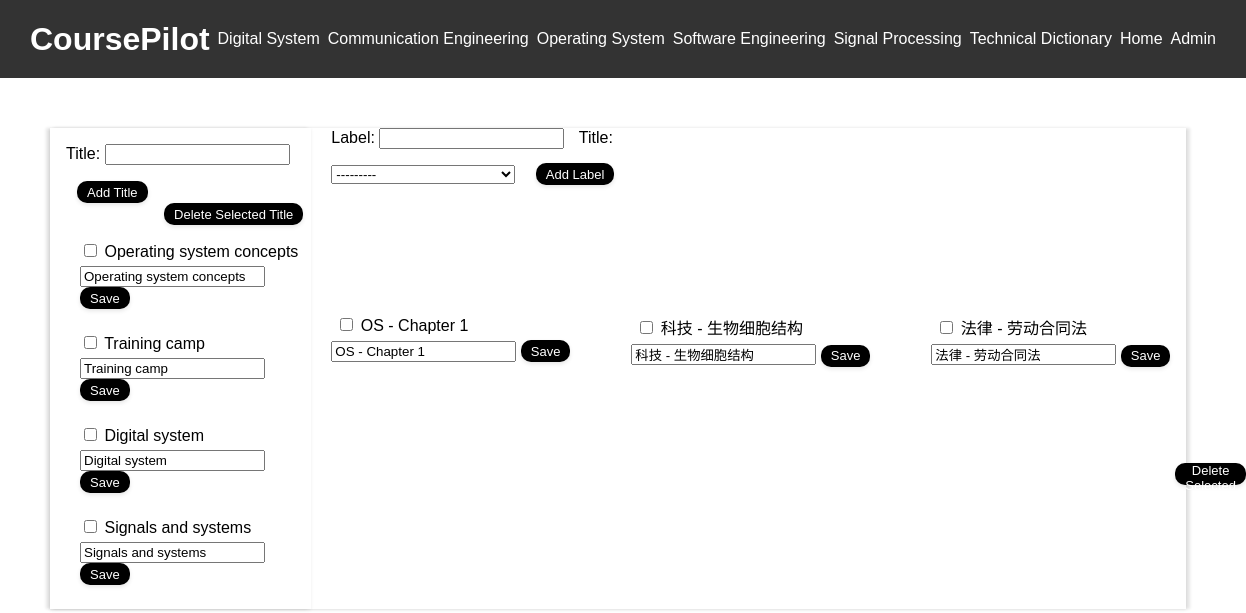
Before: /EDPage/technical_terms/ with the older database file.
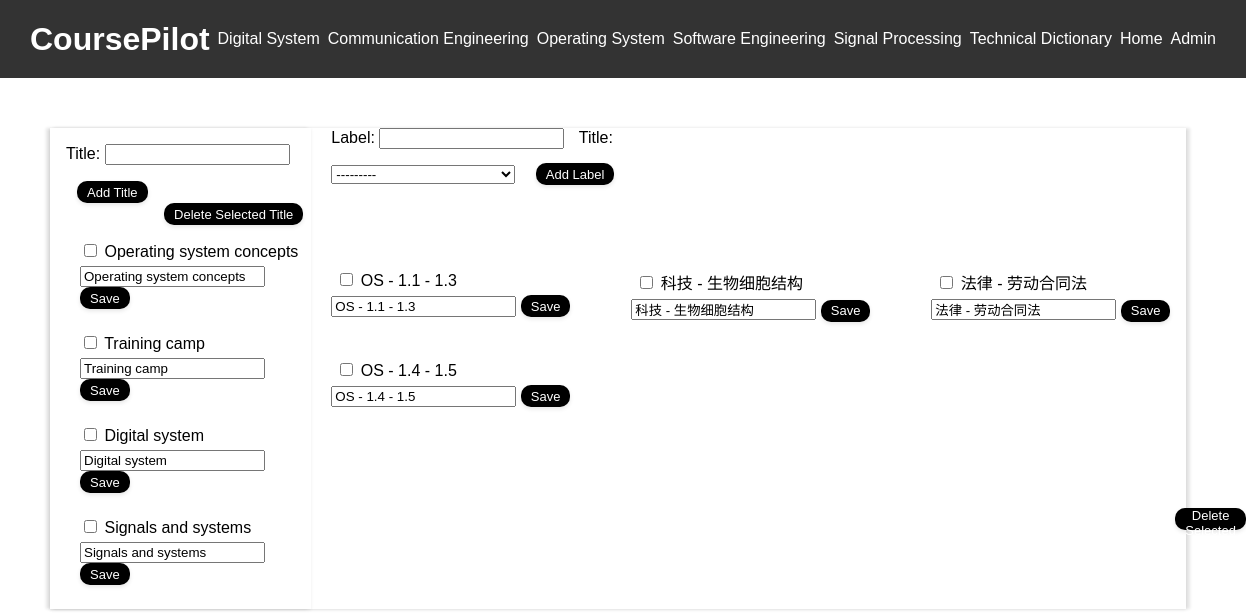
After: the same page with the newer database file.
### courses/models.py (models this page shows, shortened)
class OSTitle(models.Model):
    id = models.AutoField(primary_key=True)
    OSTitle = models.CharField(max_length=200, null=True)
    def __str__(self):
        return self.OSTitle

class OSLabel(models.Model):
    id = models.AutoField(primary_key=True)
    OSLabel = models.CharField(max_length=200, null=True)
    OSTitle = models.ForeignKey(OSTitle, related_name='OS_labels', on_delete=models.CASCADE)

### courses/views.py (the view)
# urls.py: path('EDPage/technical_terms/', views.technical_terms, name='technical_terms'),
def technical_terms(request):
    error_message = None
    if request.method == 'POST':
        if 'delete_titles' in request.POST:
            titles_to_delete = request.POST.getlist('titles_to_delete')
            if titles_to_delete:
                OSTitle.objects.filter(id__in=titles_to_delete).delete()
            return redirect('courses:technical_terms')
        if 'delete_labels' in request.POST:
            labels_to_delete = request.POST.getlist('labels_to_delete')
            if labels_to_delete:
                OSLabel.objects.filter(id__in=labels_to_delete).delete()
            return redirect('courses:technical_terms')
        if 'title_form' in request.POST:
            title_form = OSTitleForm(request.POST)
            if title_form.is_valid():
                title_form.save()
                return redirect('courses:technical_terms')
            label_form = OSLabelForm()
        elif 'label_form' in request.POST:
            label_form = OSLabelForm(request.POST)
            if label_form.is_valid():
                new_label = label_form.cleaned_data['OSLabel']
                if OSLabel.objects.filter(OSLabel=new_label).exists():
                    error_message = f"The label '{new_label}' already exists."
                else:
                    label_form.save()
                    return redirect('courses:technical_terms')
            title_form = OSTitleForm()
        elif 'edit_title' in request.POST:
            title_id = request.POST.get('title_id')
            new_title = request.POST.get('new_title')
            OSTitle.objects.filter(id=title_id).update(OSTitle=new_title)
            return redirect('courses:technical_terms')
        elif 'edit_label' in request.POST:
            label_id = request.POST.get('label_id')
            new_label = request.POST.get('new_label')
            if OSLabel.objects.filter(OSLabel=new_label).exists():
                error_message = f"The label '{new_label}' already exists."
            else:
                OSLabel.objects.filter(id=label_id).update(OSLabel=new_label)
            return redirect('courses:technical_terms')
    else:
        title_form = OSTitleForm()
        label_form = OSLabelForm()
    latest_Title_list = OSTitle.objects.all()
    latest_Label_list = OSLabel.objects.all()
    context = {
        "latest_Title_list": latest_Title_list,
        "latest_Label_list": latest_Label_list,
        "title_form": title_form,
        "label_form": label_form,
        "error_message": error_message
    }
    return render(request, 'courses/detailedCourse/technical_terms.html', context)

### courses/forms.py
class OSTitleForm(forms.ModelForm):
    class Meta:
        model = OSTitle
        fields = ['OSTitle']
        labels = {
            'OSTitle': 'Title',
        }

class OSLabelForm(forms.ModelForm):
    class Meta:
        model = OSLabel
        fields = ['OSLabel', 'OSTitle']
        labels = {
            'OSLabel': 'Label',
            'OSTitle': 'Title'
        }

### courses/templates/courses/detailedCourse/technical_terms.html (shortened to what this page needs)
{% extends "courses/base.html" %}
{% block content %}
<div class="table-container">
    <div class="left-column">
        <form method="post" action="{% url 'courses:technical_terms' %}" style="margin-left: 16px;">
            <span style="display: inline-block;">{{ title_form.as_p }}</span>
            <button type="submit" style="margin-left: 11px;">Add Title</button>
        </form>
        <form method="post" action="{% url 'courses:technical_terms' %}">
            <div style="text-align: right; margin-bottom: 4px; margin-right: 8px;">
                <button type="submit" name="delete_titles">Delete Selected Title</button>
            </div>
            <ul>
                {% for title in latest_Title_list %}
                <li data-title="{{ title.OSTitle }}">
                    <label>
                        <input type="checkbox" name="titles_to_delete" value="{{ title.id }}">
                        <span id="title-text-{{ title.id }}">{{ title.OSTitle }}</span>
                        <div style="padding-top: 5px;">
                            <form method="post" action="{% url 'courses:technical_terms' %}" id="edit-title-form-{{ title.id }}">
                                <input type="text" name="new_title" value="{{ title.OSTitle }}">
                                <button type="submit">Save</button>
                            </form>
                        </div>
                    </label>
                </li>
                {% endfor %}
            </ul>
        </form>
    </div>
    <div class="right-column">
        <form method="post" action="{% url 'courses:technical_terms' %}" style="margin-left: 20px; margin-right: 400px;">
            <label for="id_label" style="display: inline-block;">Label:</label>
            {{ label_form.OSLabel }}
            <label for="id_title" style="display: inline-block; margin-left: 10px;">Title:</label>
            {{ label_form.OSTitle }}
            <button type="submit" style="display: inline-block; margin-left: 16px; margin-top: 14px;">Add Label</button>
        </form>
        <form method="post" action="{% url 'courses:technical_terms' %}">
            <div class="label-group">
                {% for label in latest_Label_list %}
                    <div style="padding: 20px; width: 260px; height: 50px;">
                        <span class="label-item" data-foreign-key="{{ label.OSTitle }}" style="margin-left: 5px;">
                            <input type="checkbox" name="labels_to_delete" value="{{ label.id }}">
                            <a href="{% url 'courses:OScustom_page' %}?OSLabel={{ label.OSLabel }}" style="text-decoration: none; color: black;">{{ label.OSLabel }}</a>
                            <div style="padding-top: 5px;">
                                <form method="post" action="{% url 'courses:technical_terms' %}" id="edit-label-form-{{ label.id }}">
                                    <input type="text" name="new_label" value="{{ label.OSLabel }}">
                                    <button type="submit">Save</button>
                                </form>
                            </div>
                        </span>
                    </div>
                {% endfor %}
                <div style="padding-left: 864px; padding-top: 78px;">
                    <button type="submit" name="delete_labels">Delete Selected Label</button>
                </div>
            </div>
        </form>
    </div>
</div>
{% endblock %}

Changed rows visible on the page:
changed OSLabel (number 1 of 4 on the later page): OSLabel "OS - Chapter 1" → "OS - 1.1 - 1.3"; new_label "OS - Chapter 1" → "OS - 1.1 - 1.3"
added OSLabel: OSLabel "OS - 1.4 - 1.5", new_label "OS - 1.4 - 1.5"
